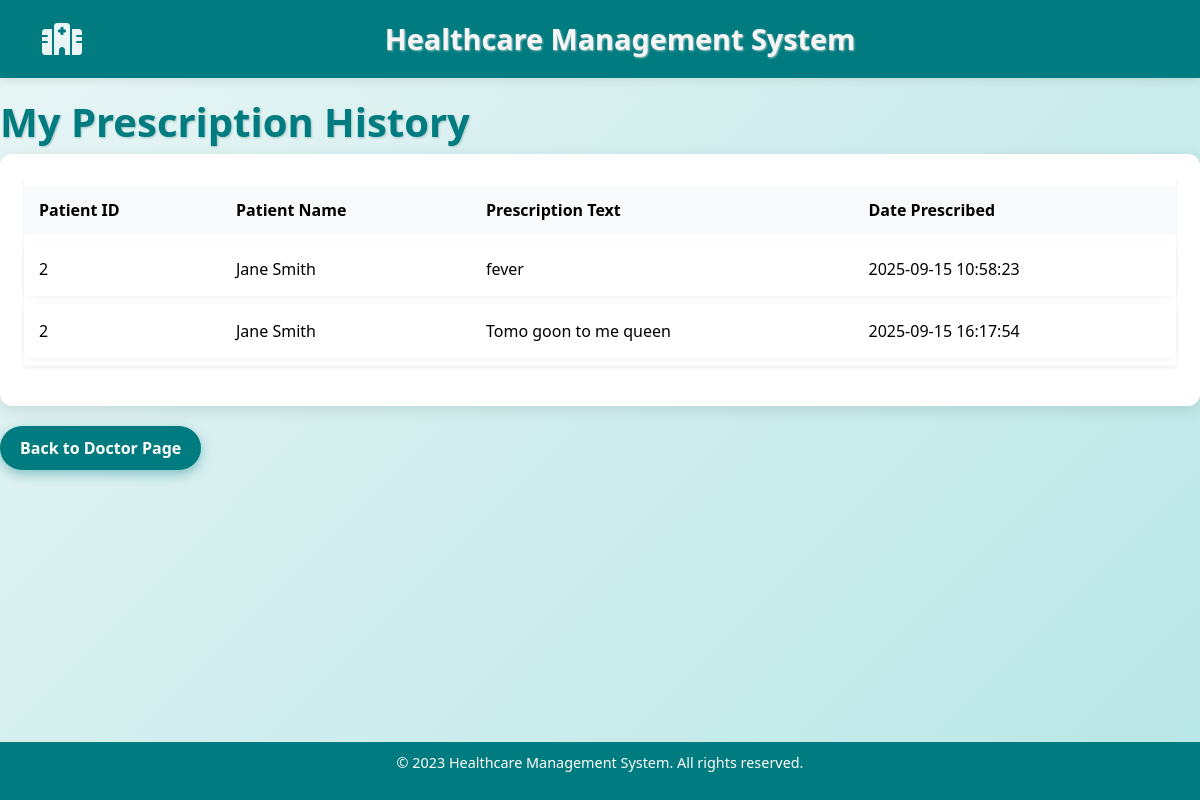
The page /docdrughistory (signed in) on the database its author committed.
### models.py (models this page shows)
class Prescription(db.Model):
    id = db.Column(db.Integer, primary_key=True)
    patient_id = db.Column(db.Integer, db.ForeignKey('patient.id'), nullable=False)
    doctor_id = db.Column(db.Integer, db.ForeignKey('doctor.id'), nullable=False)
    prescription_text = db.Column(db.Text, nullable=False)
    date = db.Column(db.DateTime, default=without_microseconds)

class Patient(db.Model):
    id = db.Column(db.Integer, primary_key=True)
    name = db.Column(db.String(100), nullable=False)
    gender = db.Column(db.String, nullable=False)
    age = db.Column(db.Integer, nullable=False)
    phone = db.Column(db.Integer, nullable=False)
    address = db.Column(db.String, nullable=False)
    department = db.Column(db.String, nullable=False)

### app.py (the view)
@app.route('/docdrughistory')
@login_required
def docdrughistory():
    prescriptions = db.session.query(Prescription, Patient).join(Patient, Prescription.patient_id == Patient.id).filter(Prescription.doctor_id == current_user.id).all()
    return render_template('docdrughistory.html', prescriptions=prescriptions)

### app.py (called while the page is built)
@login.user_loader
def load_user(user_id):
    try:
        return Doctor.query.get(int(user_id))
    except Exception as e:
        logger.error(f"Error loading user {user_id}: {e}")
        return None

### templates/docdrughistory.html (shortened to what this page needs)
{% extends "base.html" %}
{% block content %}
    <h1>My Prescription History</h1>
    <div class="container-fluid p-4">
        <table class="table table-bordered align-middle shadow-sm">
            <thead class="table-light">
                <tr>
                    <th>Patient ID</th>
                    <th>Patient Name</th>
                    <th>Prescription Text</th>
                    <th>Date Prescribed</th>
                </tr>
            </thead>
            <tbody>
                {% for prescription, patient in prescriptions %}
                <tr>
                    <td>{{ patient.id }}</td>
                    <td>{{ patient.name }}</td>
                    <td>{{ prescription.prescription_text }}</td>
                    <td>{{ prescription.date.strftime('%Y-%m-%d %H:%M:%S') }}</td>
                </tr>
                {% endfor %}
            </tbody>
        </table>
    </div>
    <a href="{{ url_for('docpro') }}" class="btn btn-primary">Back to Doctor Page</a>
{% endblock %}

### static/style.css (style rules this page uses)
body { background-color: #f8f9fa; font-family: 'Segoe UI', sans-serif; }
.table td, .table th { vertical-align: middle; }

### templates/base.html (style rules this page uses)
body { background: linear-gradient(135deg, #e9f5f5 0%, #b8e6e6 100%); font-family: 'Segoe UI', Tahoma, Geneva, Verdana, sans-serif; color: #333; margin: 0; padding: 0; min-height: 100vh; display: flex; flex-direction: column; }
h1, h2, h3, h4, h5, h6 { color: #007b7f; font-weight: 700; text-shadow: 1px 1px 2px #a0c4c4; }
.container-fluid { max-width: 1200px; background: white; border-radius: 12px; box-shadow: 0 4px 15px rgba(0,0,0,0.1); padding: 30px; margin: 0 auto 20px auto; }
.btn-primary { background-color: #007b7f; border: none; border-radius: 25px; padding: 10px 20px; font-weight: 600; box-shadow: 0 4px 12px rgba(0,123,127,0.4); transition: background-color 0.3s ease; }
.table { border-collapse: separate; border-spacing: 0 8px; width: 100%; }
.table thead tr { background-color: #007b7f; color: white; font-weight: 600; border-radius: 12px; }
.table thead th { padding: 12px 15px; text-align: left; border: none; }
.table tbody tr { background-color: #f0f8f8; border-radius: 12px; box-shadow: 0 2px 8px rgba(0,0,0,0.05); transition: background-color 0.3s ease; }
.table tbody td { padding: 15px; vertical-align: middle; font-size: 1rem; border: none; }

### rows shown on the page
Prescription: id "2", name "Jane Smith", prescription_text "fever", date "2025-09-15 10:58:23"
Prescription: id "2", name "Jane Smith", prescription_text "Tomo goon to me queen", date "2025-09-15 16:17:54"
